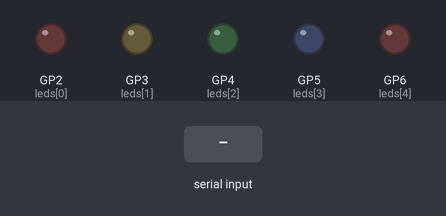
The program below on a simulated Raspberry Pi Pico running MicroPython. Parts: output pins drawn as LEDs (lit = HIGH). Wiring (from the project's diagram.json): red LED on GP2, yellow LED on GP3, green LED on GP4, blue LED on GP5, red LED on GP6. The test bench sets the inputs (shaded band). What the program prints to the serial console is not drawn.

Above: at 1.2 s.
1.3 s: "1" typed at the serial console, then Enter
At 1.7 s:
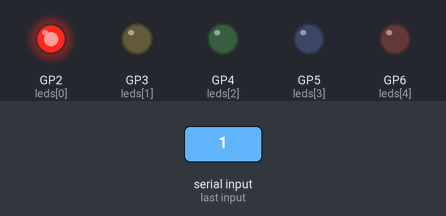
2.8 s: "2" typed at the serial console, then Enter
At 3.2 s:
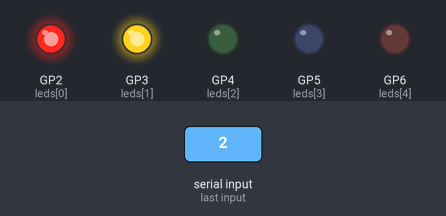
4.3 s: "3" typed at the serial console, then Enter
At 5.2 s:
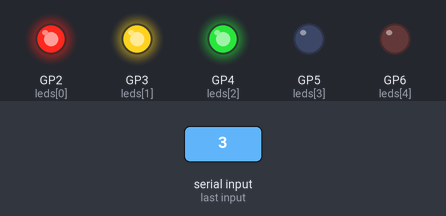
5.8 s: "5" typed at the serial console, then Enter
At 6.7 s:
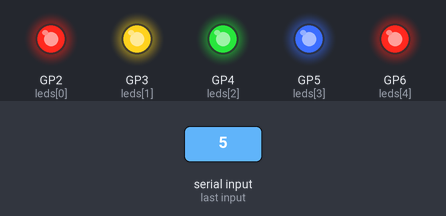
7.3 s: "0" typed at the serial console, then Enter
At 8.6 s:
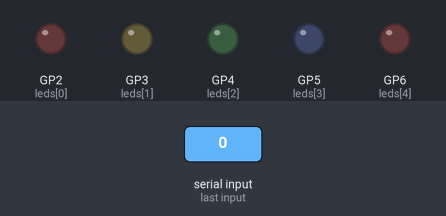
Timing chart, 0 to 9.8 s (numbered marks = the images above; inputs shaded):
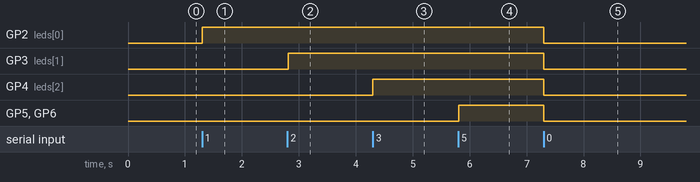

Measured:
- after the input at 1.3 s, GP2 (leds[0]): LOW → HIGH at once
- after the input at 2.8 s, GP3 (leds[1]): LOW → HIGH at once
- after the input at 4.3 s, GP4 (leds[2]): LOW → HIGH at once
- after the input at 5.8 s, GP5 (leds[3]), GP6 (leds[4]): LOW → HIGH at once
- after the input at 7.3 s, GP2 (leds[0]), GP3 (leds[1]), GP4 (leds[2]), GP5 (leds[3]), GP6 (leds[4]): HIGH → LOW at once

The program:

main.py
```python
from machine import Pin
import sys
import select
import time

leds = [
    Pin(2, Pin.OUT, value=0),
    Pin(3, Pin.OUT, value=0),
    Pin(4, Pin.OUT, value=0),
    Pin(5, Pin.OUT, value=0),
    Pin(6, Pin.OUT, value=0)
]


def show_leds(count):
    for i in range(5):
        leds[i].value(1 if i < count else 0)


show_leds(0)

print("==============================")
print("라즈베리파이 피코 LED 5개 제어")
print("0~5 숫자를 입력하고 Enter를 누르세요.")
print("==============================")

poll = select.poll()
poll.register(sys.stdin, select.POLLIN)

while True:
    if poll.poll(10):
        text = sys.stdin.readline().strip()

        if text in ("0", "1", "2", "3", "4", "5"):
            count = int(text)
            show_leds(count)
            print("입력: {} → LED {}개 켜짐".format(count, count))
        else:
            print("오류: 0부터 5까지 숫자를 입력하세요.")

    time.sleep_ms(10)
```
